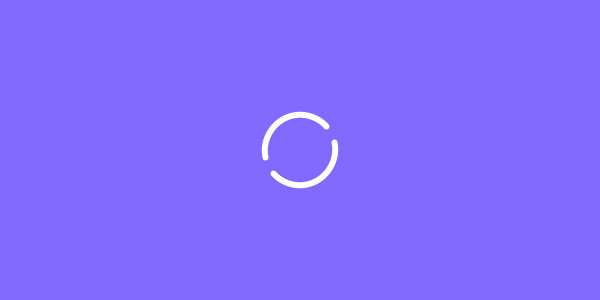
Frame 1 (no input)
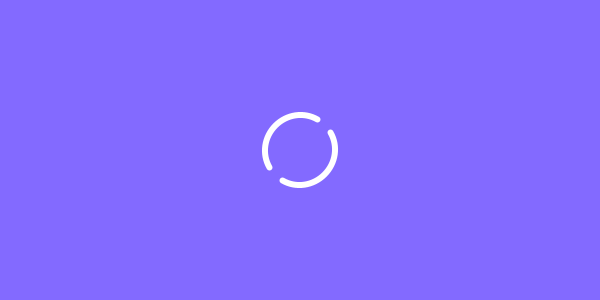
Frame 60 (the mouse pressed at the canvas centre just before this capture)
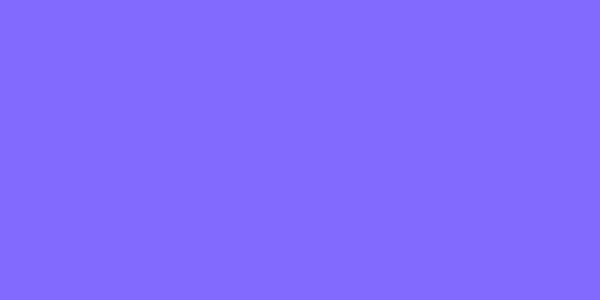
Frame 120 (the mouse held since frame 60 and released just before this capture)

The Processing sketch that drew these frames (run headless with seeded random() and noise(); from frame 60 on, the mouse is pressed at the canvas centre):

// Processing sketch: processing
// ── processing.pde
void setup(){
  size(600,300);
  noFill();
  smooth();
  strokeWeight(6);
  stroke(255);
  frameRate(33);//帧率，一帧0.33秒
}
void draw(){
  background(#836aff);
  translate(width/2, height/2);//平移画布到中间
  rotate(PI/10*frameCount);//每帧旋转角度
  println(frameCount);//输出当前帧；
  //绘制两条曲线
  if((frameCount>=0)&&(frameCount<6)){  
    arc(0,0,70,70,-PI/6,PI/6*(-1+5));
    arc(0,0,70,70,PI/6*5,PI/6*(5+5));
  }
  //改变终点让曲线变大变小
  if((frameCount>=6)&&(frameCount<26)){
    arc(0,0,70,70,-PI/6,PI/6*(-1+5-5/20*(frameCount-6)));
    arc(0,0,70,70,PI/6*5,PI/6*(5+5-5/20*(frameCount-6)));
  }
  if((frameCount>=26)&&(frameCount<46)){
    arc(0,0,70,70,-PI/6,PI/6*(-1+5/20*(frameCount-26)));
    arc(0,0,70,70,PI/6*5,PI/6*(5+5/20*(frameCount-26)));
  }
  if((frameCount>=46)&&(frameCount<69)){
    arc(0,0,70,70,-PI/6,PI/6*(-1+5-5/23*(frameCount-46)));
    arc(0,0,70,70,PI/6*5,PI/6*(5+5-5/23*(frameCount-46)));
  }
  if((frameCount>=69)&&(frameCount<89)){
    arc(0,0,70,70,-PI/6,PI/6*(-1+5/20*(frameCount-69)));
    arc(0,0,70,70,PI/6*5,PI/6*(5+5/20*(frameCount-69)));
  }
  //曲线缩放
  if((frameCount>=89)&&(frameCount<109)){
    scale(1-1/20*(frameCount-89));
    arc(0,0,70,70,-PI/6,PI/6*(-1+5-5/20*(frameCount-89)));
    arc(0,0,70,70,PI/6*5,PI/6*(5+5-5/20*(frameCount-89)));
  }
  if((frameCount>=113)&&(frameCount<130)){   
    scale(1/20*(frameCount-89)-1);
    arc(0,0,70,70,-PI/6,PI/6*(-1+5/17*(frameCount-113)));
    arc(0,0,70,70,PI/6*5,PI/6*(5+5/17*(frameCount-113)));
  }
  //循环动画
  if(frameCount==130){
    frameCount=0;
  }
}
